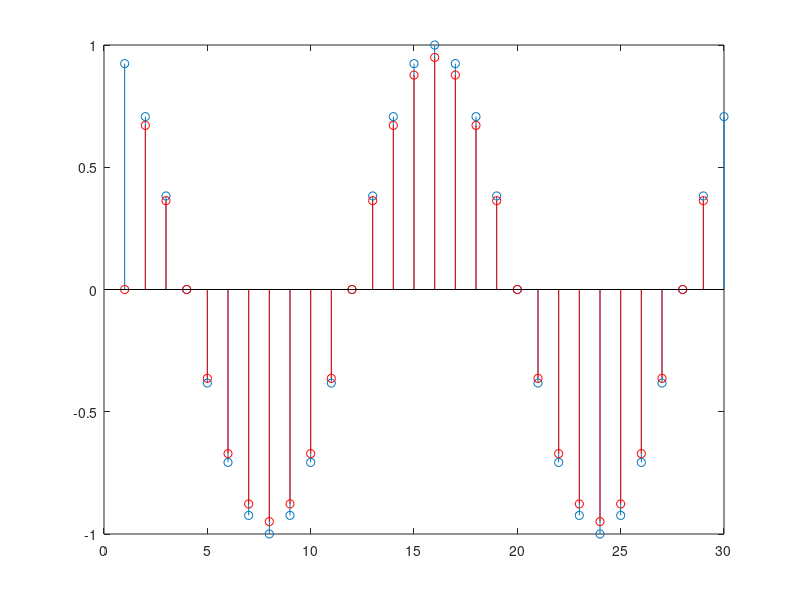

MATLAB code for this plot:
clear all
close all
clc

n = 1:1:30;
x = cos(pi/8*n);
for j = 2:(length(n)-1)
   y(j) = 1/3*(x(j-1) + x(j) + x(j+1)); 
   
end

stem(n,x)
hold on
stem(y,'r')
